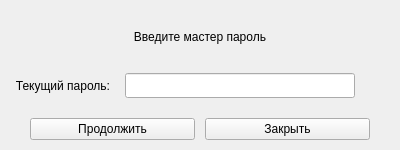
<?xml version="1.0" encoding="UTF-8"?>
<ui version="4.0">
 <class>input_master_popup_widget</class>
 <widget class="QWidget" name="input_master_popup_widget">
  <property name="geometry">
   <rect>
    <x>0</x>
    <y>0</y>
    <width>400</width>
    <height>150</height>
   </rect>
  </property>
  <layout class="QVBoxLayout" name="input_master_popup_layout">
   <property name="spacing">
    <number>15</number>
   </property>
   <property name="leftMargin">
    <number>15</number>
   </property>
   <property name="topMargin">
    <number>15</number>
   </property>
   <property name="rightMargin">
    <number>15</number>
   </property>
   <property name="bottomMargin">
    <number>10</number>
   </property>
   <item>
    <widget class="QLabel" name="title_label">
     <property name="text">
      <string>Введите мастер пароль</string>
     </property>
     <property name="alignment">
      <set>Qt::AlignCenter</set>
     </property>
    </widget>
   </item>
   <item>
    <layout class="QHBoxLayout" name="horizontalLayout">
     <property name="leftMargin">
      <number>0</number>
     </property>
     <property name="rightMargin">
      <number>30</number>
     </property>
     <property name="bottomMargin">
      <number>5</number>
     </property>
     <item>
      <widget class="QLabel" name="current_password_label">
       <property name="minimumSize">
        <size>
         <width>0</width>
         <height>0</height>
        </size>
       </property>
       <property name="text">
        <string>Текущий пароль:</string>
       </property>
       <property name="alignment">
        <set>Qt::AlignRight|Qt::AlignTrailing|Qt::AlignVCenter</set>
       </property>
      </widget>
     </item>
     <item>
      <widget class="QLineEdit" name="current_password_line_edit">
       <property name="minimumSize">
        <size>
         <width>0</width>
         <height>25</height>
        </size>
       </property>
       <property name="focusPolicy">
        <enum>Qt::TabFocus</enum>
       </property>
       <property name="echoMode">
        <enum>QLineEdit::Password</enum>
       </property>
      </widget>
     </item>
    </layout>
   </item>
   <item>
    <layout class="QHBoxLayout" name="buttons_layout">
     <property name="spacing">
      <number>10</number>
     </property>
     <property name="leftMargin">
      <number>15</number>
     </property>
     <property name="rightMargin">
      <number>15</number>
     </property>
     <item>
      <widget class="QPushButton" name="continue_button">
       <property name="cursor">
        <cursorShape>PointingHandCursor</cursorShape>
       </property>
       <property name="focusPolicy">
        <enum>Qt::TabFocus</enum>
       </property>
       <property name="text">
        <string>Продолжить</string>
       </property>
      </widget>
     </item>
     <item>
      <widget class="QPushButton" name="exit_button">
       <property name="cursor">
        <cursorShape>PointingHandCursor</cursorShape>
       </property>
       <property name="focusPolicy">
        <enum>Qt::TabFocus</enum>
       </property>
       <property name="text">
        <string>Закрыть</string>
       </property>
      </widget>
     </item>
    </layout>
   </item>
  </layout>
 </widget>
 <resources/>
 <connections/>
</ui>
